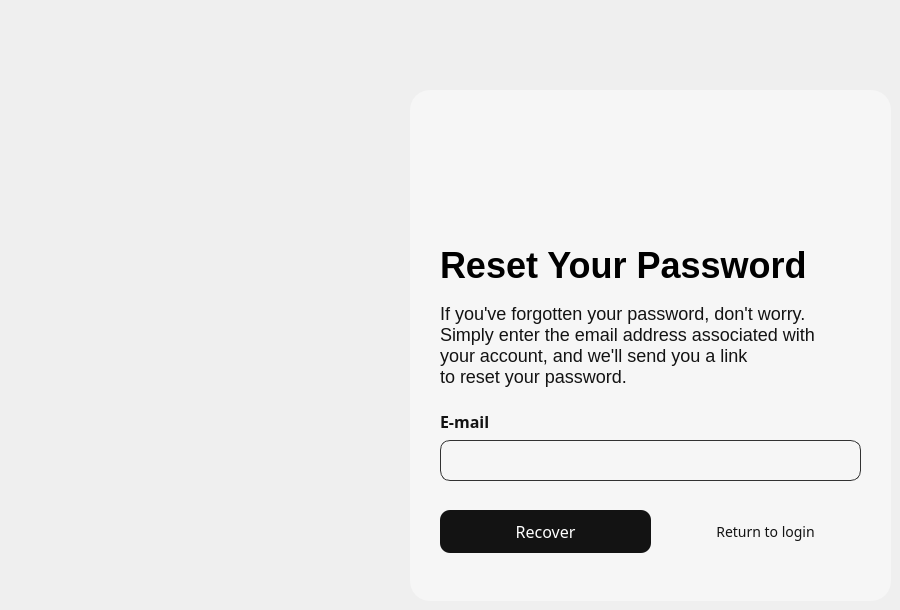
    <widget class="QWidget" name="page_2">
     <widget class="QPushButton" name="Recover_btn">
      <property name="geometry">
       <rect>
        <x>440</x>
        <y>510</y>
        <width>211</width>
        <height>43</height>
       </rect>
      </property>
      <property name="sizePolicy">
       <sizepolicy hsizetype="Minimum" vsizetype="Fixed">
        <horstretch>0</horstretch>
        <verstretch>0</verstretch>
       </sizepolicy>
      </property>
      <property name="font">
       <font>
        <family>Poppins</family>
        <pointsize>-1</pointsize>
        <weight>50</weight>
        <italic>false</italic>
        <bold>false</bold>
       </font>
      </property>
      <property name="styleSheet">
       <string notr="true">QPushButton{
background-color: rgb(19, 19, 19); border-radius: 10px; padding: 10px; color:white;
font-family: 'Poppins';
font-style: normal;
font-weight: 400;
font-size: 16px;
line-height: 24px;

}
QPushButton:hover{
/*background:#801414;*/
background:rgb(129, 129, 129);
border-radius:10px;
}

</string>
      </property>
      <property name="text">
       <string>Recover</string>
      </property>
      <property name="checkable">
       <bool>false</bool>
      </property>
     </widget>
     <widget class="QLabel" name="text1_3">
      <property name="geometry">
       <rect>
        <x>440</x>
        <y>410</y>
        <width>85</width>
        <height>21</height>
       </rect>
      </property>
      <property name="font">
       <font>
        <family>Poppins</family>
        <pointsize>-1</pointsize>
        <weight>62</weight>
        <italic>false</italic>
        <bold>true</bold>
       </font>
      </property>
      <property name="focusPolicy">
       <enum>Qt::ClickFocus</enum>
      </property>
      <property name="styleSheet">
       <string notr="true">font-family: 'Poppins';
font-style: normal;
font-weight: 500;
font-size: 16px;
line-height: 24px;

background:rgba(0,0,0,0);

color: rgb(19, 19, 19);</string>
      </property>
      <property name="text">
       <string>E-mail</string>
      </property>
     </widget>
     <widget class="QTextBrowser" name="textBrowser_15">
      <property name="geometry">
       <rect>
        <x>410</x>
        <y>90</y>
        <width>481</width>
        <height>511</height>
       </rect>
      </property>
      <property name="styleSheet">
       <string notr="true">padding:0;
margin:0;
background:rgb(246, 246, 246);
border-radius:20px;</string>
      </property>
     </widget>
     <widget class="QLabel" name="label_20">
      <property name="geometry">
       <rect>
        <x>440</x>
        <y>240</y>
        <width>401</width>
        <height>51</height>
       </rect>
      </property>
      <property name="cursor">
       <cursorShape>ArrowCursor</cursorShape>
      </property>
      <property name="styleSheet">
       <string notr="true">font-family: 'Poppins';
font-style: normal;
background:rgba(0,0,0,0);
font-weight: 700;
font-size: 36px;
line-height: 54px;

</string>
      </property>
      <property name="text">
       <string>Reset Your Password</string>
      </property>
     </widget>
     <widget class="QLineEdit" name="forget_email">
      <property name="geometry">
       <rect>
        <x>440</x>
        <y>440</y>
        <width>421</width>
        <height>41</height>
       </rect>
      </property>
      <property name="styleSheet">
       <string notr="true">background-color: white; border-radius: 10px; padding: 10px;
background:rgba(0,0,0,0);
border: 1px solid rgb(50,50,50);</string>
      </property>
      <property name="text">
       <string/>
      </property>
      <property name="echoMode">
       <enum>QLineEdit::Normal</enum>
      </property>
     </widget>
     <widget class="QLabel" name="label_21">
      <property name="geometry">
       <rect>
        <x>440</x>
        <y>270</y>
        <width>451</width>
        <height>151</height>
       </rect>
      </property>
      <property name="styleSheet">
       <string notr="true">background:rgba(0,0,0,0);

font-family: 'Poppins';
font-style: normal;
font-weight: 275;
font-size: 18px;
line-height: 27px;
/* identical to box height */
  text-align: justify;


color: rgb(19, 19, 19);

</string>
      </property>
      <property name="text">
       <string>&lt;html&gt;&lt;head/&gt;&lt;body&gt;&lt;p&gt;If you've forgotten your password, don't worry.&lt;br/&gt;Simply enter the email address associated with &lt;br/&gt;your account, and we'll send you a link &lt;br/&gt;to reset your password. &lt;/p&gt;&lt;/body&gt;&lt;/html&gt;</string>
      </property>
     </widget>
     <widget class="QPushButton" name="forget_btn_2">
      <property name="geometry">
       <rect>
        <x>660</x>
        <y>510</y>
        <width>211</width>
        <height>43</height>
       </rect>
      </property>
      <property name="sizePolicy">
       <sizepolicy hsizetype="Minimum" vsizetype="Fixed">
        <horstretch>0</horstretch>
        <verstretch>0</verstretch>
       </sizepolicy>
      </property>
      <property name="font">
       <font>
        <family>Poppins</family>
        <pointsize>-1</pointsize>
        <weight>50</weight>
        <italic>false</italic>
        <bold>false</bold>
        <underline>false</underline>
        <strikeout>false</strikeout>
       </font>
      </property>
      <property name="cursor">
       <cursorShape>PointingHandCursor</cursorShape>
      </property>
      <property name="styleSheet">
       <string notr="true">QPushButton{



text-align:left;
  background-color: rgba(0,0,0,0);
  border-color: rgb(0, 0, 238);
  border-style: none;

 
  font: inherit;
  height: auto;
  padding: 0;
 
  text-align: start;
  text-decoration: underline;
  width: auto;
text-decoration:none;
font-family:Poppins;
font-weight:800;
font-size:14px;
color:rgb(19, 19, 19);


font-family: 'Poppins';
font-style: normal;
font-weight: 400;
font-size: 14px;
line-height: 24px;

}</string>
      </property>
      <property name="text">
       <string>Return to login</string>
      </property>
      <property name="checkable">
       <bool>false</bool>
      </property>
     </widget>
     <widget class="QLabel" name="label_2">
      <property name="geometry">
       <rect>
        <x>440</x>
        <y>130</y>
        <width>251</width>
        <height>101</height>
       </rect>
      </property>
      <property name="sizePolicy">
       <sizepolicy hsizetype="Preferred" vsizetype="Preferred">
        <horstretch>0</horstretch>
        <verstretch>0</verstretch>
       </sizepolicy>
      </property>
      <property name="baseSize">
       <size>
        <width>0</width>
        <height>0</height>
       </size>
      </property>
      <property name="styleSheet">
       <string notr="true">background:url(&quot;:/Icons/Icons/Images/logo.png&quot;);</string>
      </property>
      <property name="text">
       <string/>
      </property>
     </widget>
     <widget class="QLabel" name="label_3">
      <property name="geometry">
       <rect>
        <x>740</x>
        <y>120</y>
        <width>121</width>
        <height>111</height>
       </rect>
      </property>
      <property name="styleSheet">
       <string notr="true">background-color:rgba(255, 255, 255, 0);</string>
      </property>
      <property name="text">
       <string/>
      </property>
     </widget>
     <widget class="QLabel" name="email_check">
      <property name="geometry">
       <rect>
        <x>440</x>
        <y>490</y>
        <width>241</width>
        <height>16</height>
       </rect>
      </property>
      <property name="styleSheet">
       <string notr="true">background:rgb(246, 246, 246);
</string>
      </property>
      <property name="text">
       <string/>
      </property>
     </widget>
     <zorder>textBrowser_15</zorder>
     <zorder>label_20</zorder>
     <zorder>forget_email</zorder>
     <zorder>label_21</zorder>
     <zorder>Recover_btn</zorder>
     <zorder>text1_3</zorder>
     <zorder>forget_btn_2</zorder>
     <zorder>label_2</zorder>
     <zorder>label_3</zorder>
     <zorder>email_check</zorder>
    </widget>
